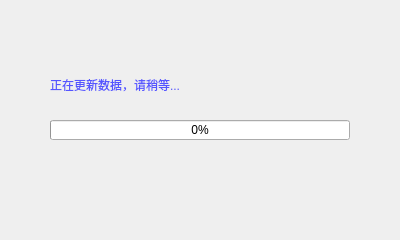
<?xml version="1.0" encoding="UTF-8"?>
<ui version="4.0">
 <class>Dialog</class>
 <widget class="QDialog" name="Dialog">
  <property name="geometry">
   <rect>
    <x>0</x>
    <y>0</y>
    <width>400</width>
    <height>240</height>
   </rect>
  </property>
  <property name="minimumSize">
   <size>
    <width>400</width>
    <height>240</height>
   </size>
  </property>
  <property name="maximumSize">
   <size>
    <width>400</width>
    <height>240</height>
   </size>
  </property>
  <property name="windowTitle">
   <string>Dialog</string>
  </property>
  <widget class="QProgressBar" name="progressBar">
   <property name="geometry">
    <rect>
     <x>50</x>
     <y>120</y>
     <width>300</width>
     <height>20</height>
    </rect>
   </property>
   <property name="value">
    <number>0</number>
   </property>
  </widget>
  <widget class="QLabel" name="label">
   <property name="geometry">
    <rect>
     <x>50</x>
     <y>70</y>
     <width>300</width>
     <height>30</height>
    </rect>
   </property>
   <property name="styleSheet">
    <string notr="true">font: 14pt &quot;微软雅黑&quot;;
color: rgb(85, 85, 255);</string>
   </property>
   <property name="text">
    <string>正在更新数据，请稍等...</string>
   </property>
  </widget>
 </widget>
 <resources/>
 <connections/>
</ui>
